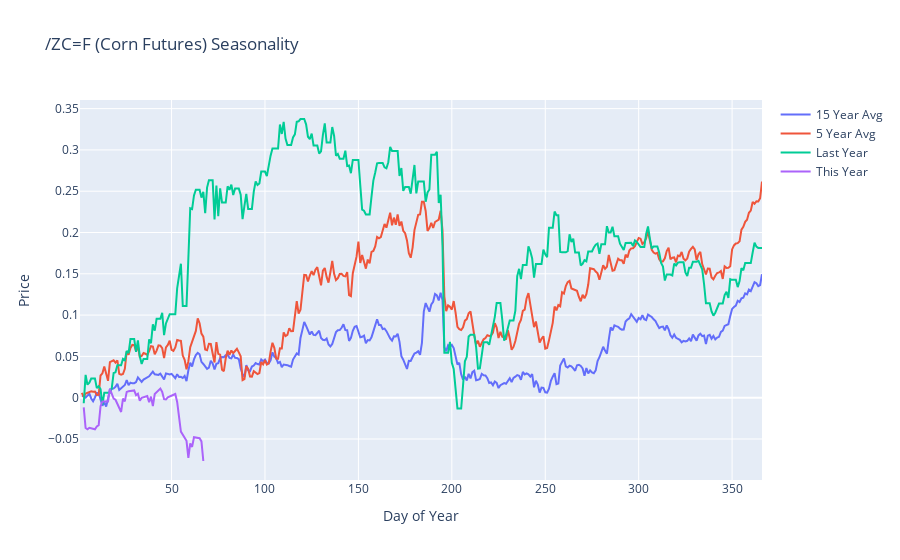

Notebook source saved alongside this figure:
### Code cell
# Calculate the average of each column for the bottom 15 rows
average_15 = yearly_data.iloc[-15:].mean().cumsum()
average_15 = average_15.ffill()
average_5 = yearly_data.iloc[-5:].mean().cumsum()
average_5 = average_5.ffill()
last_year = yearly_data.iloc[-2].cumsum()
last_year = last_year.ffill()
this_year = yearly_data.iloc[-1].cumsum()
this_year = this_year.dropna()

# Plot 15 Year Avg, 5 Year Avg, and Last Year
fig = go.Figure()
fig.add_trace(go.Scatter(x=average_15.index, y=average_15, name='15 Year Avg'))
fig.add_trace(go.Scatter(x=average_5.index, y=average_5, name='5 Year Avg'))
fig.add_trace(go.Scatter(x=last_year.index, y=last_year, name='Last Year'))
fig.add_trace(go.Scatter(x=this_year.index, y=this_year, name='This Year'))
fig.update_layout(title='/ZC=F (Corn Futures) Seasonality', xaxis_title='Day of Year', yaxis_title='Price')
fig.show()

### Figure 1 — Plotly figure (JSON) as saved in the notebook; plotly's stock layout.template omitted (floating-point values rounded to 4 significant figures; data arrays with more than 128 entries replaced by an {"elided": "..."} marker saying what was removed)
{"data": [{"name": "15 Year Avg", "x": {"elided": "366 int values"}, "y": {"elided": "366 float values"}, "type": "scatter"}, {"name": "5 Year Avg", "x": {"elided": "366 int values"}, "y": {"elided": "366 float values"}, "type": "scatter"}, {"name": "Last Year", "x": {"elided": "366 int values"}, "y": {"elided": "366 float values"}, "type": "scatter"}, {"name": "This Year", "x": [3, 4, 5, 6, 9, 10, 11, 12, 13, 16, 17, 18, 19, 20, 23, 24, 25, 26, 27, 30, 31, 32, 33, 34, 37, 38, 39, 40, 41, 44, 45, 46, 47, 48, 52, 53, 54, 55, 58, 59, 60, 61, 62, 65, 66, 67], "y": [-0.01179, -0.03677, -0.0383, -0.03639, -0.0383, -0.03485, -0.03332, -0.01046, -0.004497, -0.004497, 0.01069, 0.004851, -0.001021, -0.002497, -0.01728, -0.00115, -0.004473, 0.007012, 0.007745, 0.008843, 0.002993, 0.004832, -0.003612, -0.0002794, 0.001935, -0.005429, 0.001247, -0.01017, 0.004361, 0.01097, 0.006959, -0.001835, -0.002205, 0.0003839, 0.004441, -0.00511, -0.02551, -0.04104, -0.05219, -0.0728, -0.05533, -0.05962, -0.04786, -0.04903, -0.0529, -0.07666], "type": "scatter"}], "layout": {"title": {"text": "/ZC=F (Corn Futures) Seasonality"}, "xaxis": {"title": {"text": "Day of Year"}}, "yaxis": {"title": {"text": "Price"}}}}
